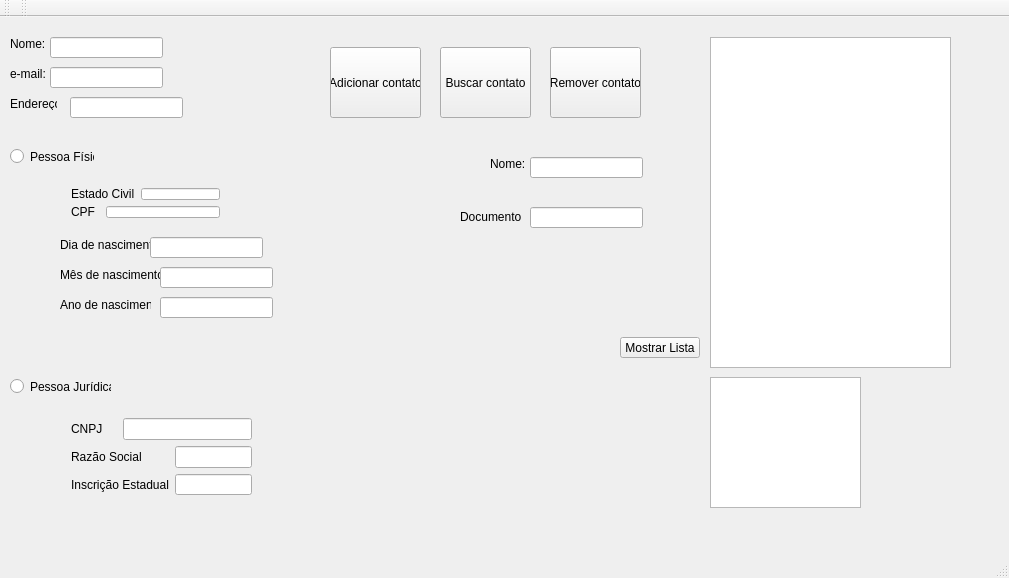
<?xml version="1.0" encoding="UTF-8"?>
<ui version="4.0">
 <class>MainWindow</class>
 <widget class="QMainWindow" name="MainWindow">
  <property name="geometry">
   <rect>
    <x>0</x>
    <y>0</y>
    <width>1009</width>
    <height>578</height>
   </rect>
  </property>
  <property name="windowTitle">
   <string>MainWindow</string>
  </property>
  <widget class="QWidget" name="centralWidget">
   <widget class="QLabel" name="label">
    <property name="geometry">
     <rect>
      <x>10</x>
      <y>20</y>
      <width>47</width>
      <height>13</height>
     </rect>
    </property>
    <property name="text">
     <string>Nome:</string>
    </property>
   </widget>
   <widget class="QLabel" name="label_2">
    <property name="geometry">
     <rect>
      <x>10</x>
      <y>50</y>
      <width>47</width>
      <height>13</height>
     </rect>
    </property>
    <property name="text">
     <string>e-mail:</string>
    </property>
   </widget>
   <widget class="QLabel" name="label_3">
    <property name="geometry">
     <rect>
      <x>10</x>
      <y>80</y>
      <width>47</width>
      <height>13</height>
     </rect>
    </property>
    <property name="text">
     <string>Endereço:</string>
    </property>
   </widget>
   <widget class="QLineEdit" name="nome">
    <property name="geometry">
     <rect>
      <x>50</x>
      <y>20</y>
      <width>113</width>
      <height>21</height>
     </rect>
    </property>
   </widget>
   <widget class="QLineEdit" name="email">
    <property name="geometry">
     <rect>
      <x>50</x>
      <y>50</y>
      <width>113</width>
      <height>21</height>
     </rect>
    </property>
   </widget>
   <widget class="QLineEdit" name="localdemoradia">
    <property name="geometry">
     <rect>
      <x>70</x>
      <y>80</y>
      <width>113</width>
      <height>21</height>
     </rect>
    </property>
   </widget>
   <widget class="QRadioButton" name="radioButton">
    <property name="geometry">
     <rect>
      <x>10</x>
      <y>130</y>
      <width>84</width>
      <height>19</height>
     </rect>
    </property>
    <property name="text">
     <string>Pessoa Física</string>
    </property>
   </widget>
   <widget class="QRadioButton" name="radioButton_2">
    <property name="geometry">
     <rect>
      <x>10</x>
      <y>360</y>
      <width>101</width>
      <height>19</height>
     </rect>
    </property>
    <property name="text">
     <string>Pessoa Jurídica</string>
    </property>
   </widget>
   <widget class="QPushButton" name="pushButton_adicionar">
    <property name="geometry">
     <rect>
      <x>330</x>
      <y>30</y>
      <width>91</width>
      <height>71</height>
     </rect>
    </property>
    <property name="text">
     <string>Adicionar contato</string>
    </property>
   </widget>
   <widget class="QTextEdit" name="textEdit_saida">
    <property name="geometry">
     <rect>
      <x>710</x>
      <y>20</y>
      <width>241</width>
      <height>331</height>
     </rect>
    </property>
   </widget>
   <widget class="QPushButton" name="pushButton_remover">
    <property name="geometry">
     <rect>
      <x>550</x>
      <y>30</y>
      <width>91</width>
      <height>71</height>
     </rect>
    </property>
    <property name="text">
     <string>Remover contato</string>
    </property>
   </widget>
   <widget class="QPushButton" name="pushButton_buscar">
    <property name="geometry">
     <rect>
      <x>440</x>
      <y>30</y>
      <width>91</width>
      <height>71</height>
     </rect>
    </property>
    <property name="text">
     <string>Buscar contato</string>
    </property>
   </widget>
   <widget class="QLabel" name="label_dia">
    <property name="geometry">
     <rect>
      <x>60</x>
      <y>220</y>
      <width>91</width>
      <height>16</height>
     </rect>
    </property>
    <property name="text">
     <string>Dia de nascimento</string>
    </property>
   </widget>
   <widget class="QLabel" name="label_mes">
    <property name="geometry">
     <rect>
      <x>60</x>
      <y>250</y>
      <width>101</width>
      <height>16</height>
     </rect>
    </property>
    <property name="text">
     <string>Mês de nascimento</string>
    </property>
   </widget>
   <widget class="QLabel" name="label_ano">
    <property name="geometry">
     <rect>
      <x>60</x>
      <y>280</y>
      <width>91</width>
      <height>16</height>
     </rect>
    </property>
    <property name="text">
     <string>Ano de nascimento</string>
    </property>
   </widget>
   <widget class="QLineEdit" name="dia">
    <property name="geometry">
     <rect>
      <x>150</x>
      <y>220</y>
      <width>113</width>
      <height>21</height>
     </rect>
    </property>
   </widget>
   <widget class="QLineEdit" name="mes">
    <property name="geometry">
     <rect>
      <x>160</x>
      <y>250</y>
      <width>113</width>
      <height>21</height>
     </rect>
    </property>
   </widget>
   <widget class="QLineEdit" name="ano">
    <property name="geometry">
     <rect>
      <x>160</x>
      <y>280</y>
      <width>113</width>
      <height>21</height>
     </rect>
    </property>
   </widget>
   <widget class="QWidget" name="layoutWidget">
    <property name="geometry">
     <rect>
      <x>60</x>
      <y>390</y>
      <width>203</width>
      <height>99</height>
     </rect>
    </property>
    <layout class="QGridLayout" name="gridLayout">
     <item row="0" column="0">
      <widget class="QLabel" name="label_cnpj">
       <property name="text">
        <string>CNPJ</string>
       </property>
      </widget>
     </item>
     <item row="1" column="0" colspan="2">
      <widget class="QLabel" name="label_razaosocial">
       <property name="text">
        <string>Razão Social</string>
       </property>
      </widget>
     </item>
     <item row="2" column="2">
      <widget class="QLineEdit" name="inscricaosocial"/>
     </item>
     <item row="1" column="2">
      <widget class="QLineEdit" name="razaosocial"/>
     </item>
     <item row="2" column="0" colspan="2">
      <widget class="QLabel" name="label_inscricaosocial">
       <property name="text">
        <string>Inscrição Estadual</string>
       </property>
      </widget>
     </item>
     <item row="0" column="1" colspan="2">
      <widget class="QLineEdit" name="cnpj"/>
     </item>
    </layout>
   </widget>
   <widget class="QWidget" name="layoutWidget">
    <property name="geometry">
     <rect>
      <x>60</x>
      <y>160</y>
      <width>171</width>
      <height>52</height>
     </rect>
    </property>
    <layout class="QGridLayout" name="gridLayout_2">
     <item row="0" column="0" colspan="2">
      <widget class="QLabel" name="label_estadocivil">
       <property name="text">
        <string>Estado Civil</string>
       </property>
      </widget>
     </item>
     <item row="0" column="2">
      <widget class="QLineEdit" name="estadocivil"/>
     </item>
     <item row="1" column="0">
      <widget class="QLabel" name="label_cpf">
       <property name="text">
        <string>CPF</string>
       </property>
      </widget>
     </item>
     <item row="1" column="1" colspan="2">
      <widget class="QLineEdit" name="cpf"/>
     </item>
    </layout>
   </widget>
   <widget class="QLineEdit" name="bNome">
    <property name="geometry">
     <rect>
      <x>530</x>
      <y>140</y>
      <width>113</width>
      <height>21</height>
     </rect>
    </property>
   </widget>
   <widget class="QLineEdit" name="bDocumento">
    <property name="geometry">
     <rect>
      <x>530</x>
      <y>190</y>
      <width>113</width>
      <height>21</height>
     </rect>
    </property>
   </widget>
   <widget class="QLabel" name="label_b_nome">
    <property name="geometry">
     <rect>
      <x>490</x>
      <y>140</y>
      <width>47</width>
      <height>13</height>
     </rect>
    </property>
    <property name="text">
     <string>Nome:</string>
    </property>
   </widget>
   <widget class="QLabel" name="label_b_documento">
    <property name="geometry">
     <rect>
      <x>460</x>
      <y>190</y>
      <width>61</width>
      <height>20</height>
     </rect>
    </property>
    <property name="text">
     <string>Documento:</string>
    </property>
   </widget>
   <widget class="QTextEdit" name="textEdit_saida_2">
    <property name="geometry">
     <rect>
      <x>710</x>
      <y>360</y>
      <width>151</width>
      <height>131</height>
     </rect>
    </property>
   </widget>
   <widget class="QPushButton" name="showList">
    <property name="geometry">
     <rect>
      <x>620</x>
      <y>320</y>
      <width>80</width>
      <height>21</height>
     </rect>
    </property>
    <property name="text">
     <string>Mostrar Lista</string>
    </property>
   </widget>
  </widget>
  <widget class="QMenuBar" name="menuBar">
   <property name="geometry">
    <rect>
     <x>0</x>
     <y>0</y>
     <width>1009</width>
     <height>20</height>
    </rect>
   </property>
  </widget>
  <widget class="QToolBar" name="mainToolBar">
   <attribute name="toolBarArea">
    <enum>TopToolBarArea</enum>
   </attribute>
   <attribute name="toolBarBreak">
    <bool>false</bool>
   </attribute>
  </widget>
  <widget class="QStatusBar" name="statusBar"/>
  <widget class="QToolBar" name="toolBar">
   <property name="windowTitle">
    <string>toolBar</string>
   </property>
   <attribute name="toolBarArea">
    <enum>TopToolBarArea</enum>
   </attribute>
   <attribute name="toolBarBreak">
    <bool>false</bool>
   </attribute>
  </widget>
 </widget>
 <layoutdefault spacing="6" margin="11"/>
 <resources/>
 <connections/>
</ui>
